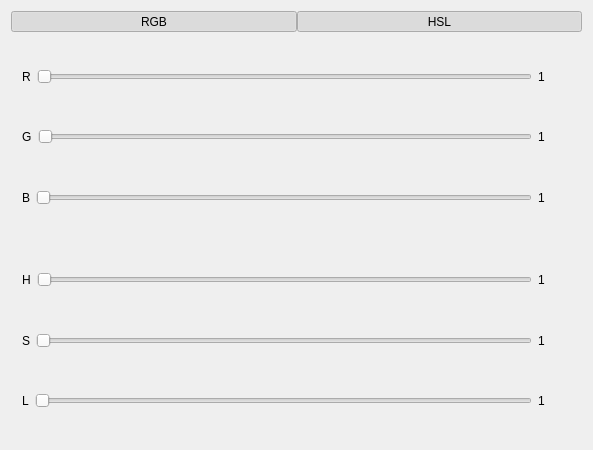
<?xml version="1.0" encoding="UTF-8"?>
<ui version="4.0">
 <class>MyPalette</class>
 <widget class="QWidget" name="MyPalette">
  <property name="geometry">
   <rect>
    <x>0</x>
    <y>0</y>
    <width>593</width>
    <height>450</height>
   </rect>
  </property>
  <property name="sizePolicy">
   <sizepolicy hsizetype="Fixed" vsizetype="Fixed">
    <horstretch>0</horstretch>
    <verstretch>0</verstretch>
   </sizepolicy>
  </property>
  <property name="acceptDrops">
   <bool>false</bool>
  </property>
  <property name="windowTitle">
   <string>MyPalette</string>
  </property>
  <layout class="QVBoxLayout" name="verticalLayout_4" stretch="0,10,10">
   <item>
    <layout class="QHBoxLayout" name="horizontalLayout_2" stretch="0,0">
     <property name="spacing">
      <number>0</number>
     </property>
     <property name="sizeConstraint">
      <enum>QLayout::SetDefaultConstraint</enum>
     </property>
     <property name="leftMargin">
      <number>0</number>
     </property>
     <item>
      <widget class="QToolButton" name="RGB">
       <property name="sizePolicy">
        <sizepolicy hsizetype="MinimumExpanding" vsizetype="MinimumExpanding">
         <horstretch>0</horstretch>
         <verstretch>0</verstretch>
        </sizepolicy>
       </property>
       <property name="text">
        <string>RGB</string>
       </property>
       <property name="checkable">
        <bool>true</bool>
       </property>
       <property name="checked">
        <bool>true</bool>
       </property>
       <property name="autoRaise">
        <bool>false</bool>
       </property>
      </widget>
     </item>
     <item>
      <widget class="QToolButton" name="HSL">
       <property name="sizePolicy">
        <sizepolicy hsizetype="MinimumExpanding" vsizetype="MinimumExpanding">
         <horstretch>0</horstretch>
         <verstretch>0</verstretch>
        </sizepolicy>
       </property>
       <property name="minimumSize">
        <size>
         <width>0</width>
         <height>0</height>
        </size>
       </property>
       <property name="text">
        <string>HSL</string>
       </property>
       <property name="checkable">
        <bool>true</bool>
       </property>
       <property name="checked">
        <bool>true</bool>
       </property>
      </widget>
     </item>
    </layout>
   </item>
   <item>
    <widget class="QWidget" name="RGBmenu" native="true">
     <layout class="QVBoxLayout" name="layout">
      <item>
       <layout class="QHBoxLayout" name="horizontalLayout_6" stretch="0,15,1">
        <item>
         <widget class="QLabel" name="label_2">
          <property name="text">
           <string>R</string>
          </property>
         </widget>
        </item>
        <item>
         <widget class="QSlider" name="R">
          <property name="orientation">
           <enum>Qt::Horizontal</enum>
          </property>
         </widget>
        </item>
        <item>
         <widget class="QLabel" name="RV">
          <property name="text">
           <string>1</string>
          </property>
         </widget>
        </item>
       </layout>
      </item>
      <item>
       <layout class="QHBoxLayout" name="horizontalLayout" stretch="0,15,1">
        <item>
         <widget class="QLabel" name="label">
          <property name="text">
           <string>G</string>
          </property>
         </widget>
        </item>
        <item>
         <widget class="QSlider" name="G">
          <property name="orientation">
           <enum>Qt::Horizontal</enum>
          </property>
         </widget>
        </item>
        <item>
         <widget class="QLabel" name="GV">
          <property name="text">
           <string>1</string>
          </property>
         </widget>
        </item>
       </layout>
      </item>
      <item>
       <layout class="QHBoxLayout" name="horizontalLayout_9" stretch="0,15,1">
        <item>
         <widget class="QLabel" name="label_5">
          <property name="text">
           <string>B</string>
          </property>
         </widget>
        </item>
        <item>
         <widget class="QSlider" name="B">
          <property name="orientation">
           <enum>Qt::Horizontal</enum>
          </property>
         </widget>
        </item>
        <item>
         <widget class="QLabel" name="BV">
          <property name="text">
           <string>1</string>
          </property>
         </widget>
        </item>
       </layout>
      </item>
     </layout>
    </widget>
   </item>
   <item>
    <widget class="QWidget" name="HSLmenu" native="true">
     <layout class="QVBoxLayout" name="_2" stretch="0,0,0">
      <item>
       <layout class="QHBoxLayout" name="horizontalLayout_7" stretch="0,15,1">
        <item>
         <widget class="QLabel" name="label_3">
          <property name="text">
           <string>H</string>
          </property>
         </widget>
        </item>
        <item>
         <widget class="QSlider" name="H">
          <property name="orientation">
           <enum>Qt::Horizontal</enum>
          </property>
         </widget>
        </item>
        <item>
         <widget class="QLabel" name="HV">
          <property name="text">
           <string>1</string>
          </property>
         </widget>
        </item>
       </layout>
      </item>
      <item>
       <layout class="QHBoxLayout" name="horizontalLayout_8" stretch="0,15,1">
        <item>
         <widget class="QLabel" name="label_4">
          <property name="text">
           <string>S</string>
          </property>
         </widget>
        </item>
        <item>
         <widget class="QSlider" name="S">
          <property name="orientation">
           <enum>Qt::Horizontal</enum>
          </property>
         </widget>
        </item>
        <item>
         <widget class="QLabel" name="SV">
          <property name="text">
           <string>1</string>
          </property>
         </widget>
        </item>
       </layout>
      </item>
      <item>
       <layout class="QHBoxLayout" name="horizontalLayout_10" stretch="0,15,1">
        <item>
         <widget class="QLabel" name="label_6">
          <property name="text">
           <string>L</string>
          </property>
         </widget>
        </item>
        <item>
         <widget class="QSlider" name="L">
          <property name="orientation">
           <enum>Qt::Horizontal</enum>
          </property>
         </widget>
        </item>
        <item>
         <widget class="QLabel" name="LV">
          <property name="text">
           <string>1</string>
          </property>
         </widget>
        </item>
       </layout>
      </item>
     </layout>
    </widget>
   </item>
  </layout>
 </widget>
 <layoutdefault spacing="6" margin="11"/>
 <resources/>
 <connections/>
</ui>
